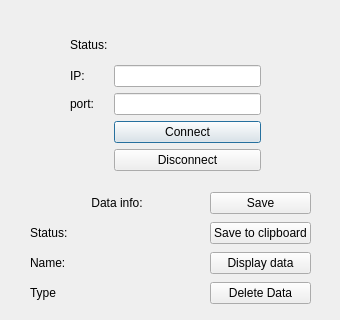
<?xml version="1.0" encoding="UTF-8"?>
<ui version="4.0">
 <class>ClientWindow</class>
 <widget class="QDialog" name="ClientWindow">
  <property name="geometry">
   <rect>
    <x>0</x>
    <y>0</y>
    <width>340</width>
    <height>320</height>
   </rect>
  </property>
  <property name="windowTitle">
   <string>Dialog</string>
  </property>
  <widget class="QWidget" name="gridLayoutWidget">
   <property name="geometry">
    <rect>
     <x>70</x>
     <y>30</y>
     <width>191</width>
     <height>141</height>
    </rect>
   </property>
   <layout class="QGridLayout" name="gridLayout">
    <item row="2" column="1">
     <widget class="QLineEdit" name="server_port"/>
    </item>
    <item row="0" column="0">
     <widget class="QLabel" name="label_3">
      <property name="text">
       <string>Status:</string>
      </property>
     </widget>
    </item>
    <item row="1" column="0">
     <widget class="QLabel" name="label">
      <property name="text">
       <string>IP:</string>
      </property>
     </widget>
    </item>
    <item row="1" column="1">
     <widget class="QLineEdit" name="server_ip"/>
    </item>
    <item row="3" column="1">
     <widget class="QPushButton" name="connectToServerButton">
      <property name="text">
       <string>Connect</string>
      </property>
     </widget>
    </item>
    <item row="4" column="1">
     <widget class="QPushButton" name="disconnectFromServerButton">
      <property name="text">
       <string>Disconnect</string>
      </property>
     </widget>
    </item>
    <item row="2" column="0">
     <widget class="QLabel" name="label_2">
      <property name="text">
       <string>port:</string>
      </property>
     </widget>
    </item>
    <item row="0" column="1">
     <widget class="QLabel" name="connectionStatusLabel">
      <property name="text">
       <string/>
      </property>
     </widget>
    </item>
   </layout>
  </widget>
  <widget class="QWidget" name="gridLayoutWidget_2">
   <property name="geometry">
    <rect>
     <x>30</x>
     <y>190</y>
     <width>281</width>
     <height>116</height>
    </rect>
   </property>
   <layout class="QGridLayout" name="gridLayout_2">
    <item row="3" column="2">
     <widget class="QPushButton" name="dataDeleteButton">
      <property name="text">
       <string>Delete Data</string>
      </property>
     </widget>
    </item>
    <item row="2" column="2">
     <widget class="QPushButton" name="displayDataButton">
      <property name="text">
       <string>Display data</string>
      </property>
     </widget>
    </item>
    <item row="1" column="2">
     <widget class="QPushButton" name="saveToClipboardButton">
      <property name="text">
       <string>Save to clipboard</string>
      </property>
     </widget>
    </item>
    <item row="0" column="2">
     <widget class="QPushButton" name="saveDataButton">
      <property name="text">
       <string>Save</string>
      </property>
     </widget>
    </item>
    <item row="3" column="0">
     <widget class="QLabel" name="label_6">
      <property name="text">
       <string>Type</string>
      </property>
     </widget>
    </item>
    <item row="2" column="0">
     <widget class="QLabel" name="label_5">
      <property name="text">
       <string>Name:</string>
      </property>
     </widget>
    </item>
    <item row="1" column="0">
     <widget class="QLabel" name="label_7">
      <property name="text">
       <string>Status:</string>
      </property>
     </widget>
    </item>
    <item row="1" column="1">
     <widget class="QLabel" name="dataStatusLabel">
      <property name="text">
       <string/>
      </property>
     </widget>
    </item>
    <item row="2" column="1">
     <widget class="QLabel" name="dataNameLabel">
      <property name="text">
       <string/>
      </property>
     </widget>
    </item>
    <item row="3" column="1">
     <widget class="QLabel" name="dataTypeLabel">
      <property name="text">
       <string/>
      </property>
     </widget>
    </item>
    <item row="0" column="0" colspan="2">
     <widget class="QLabel" name="label_4">
      <property name="layoutDirection">
       <enum>Qt::LeftToRight</enum>
      </property>
      <property name="text">
       <string>Data info:</string>
      </property>
      <property name="alignment">
       <set>Qt::AlignCenter</set>
      </property>
     </widget>
    </item>
   </layout>
  </widget>
 </widget>
 <resources/>
 <connections/>
</ui>
